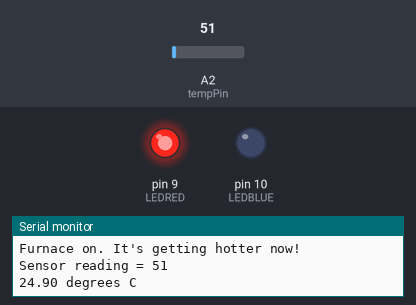
This sketch was run on a simulated Arduino Uno, built with avr-gcc and run on an emulated ATmega328P. On the bench: output pins drawn as LEDs (lit = HIGH), the last lines printed to the serial monitor. Inputs (shaded band) come from the test bench; at power-on: A2 (tempPin) = 51.

Above: at 5.8 s.
5.9 s: A2 (tempPin) set to 57
At 10.3 s:
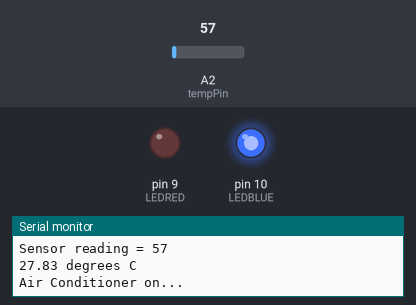
11.9 s: A2 (tempPin) set to 30
At 15.8 s:
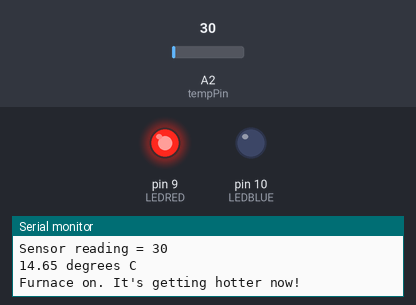
17.9 s: A2 (tempPin) set to 61
At 20.8 s:
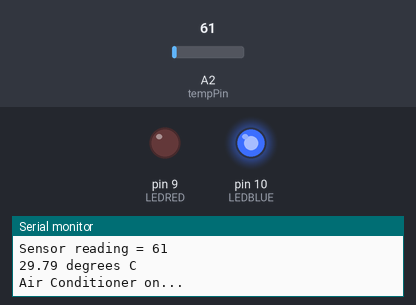
Timing chart, 0 to 22.3 s (numbered marks = the images above; inputs shaded):
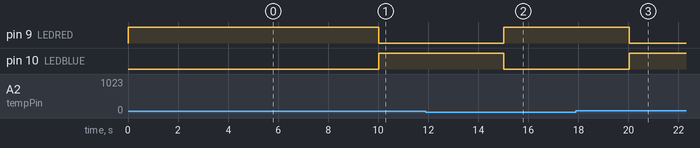

The sketch:

Lab005L42.ino
```cpp
/*
Name:		Lab005L42.ino
Created:	5/30/2018 7:49:17 PM
Author:	chris
*/

int tempPin = A2;		//The temperature sensor is plugged into pin A2 of the Arduino.
int data;				//This will store the data from the sensor.
int waitTime = 5000;	//Wait

int LEDRED = 9;			//LED 9 for RED light
int LEDBLUE = 10;		//LED 10 for RED light

bool heating = false;	//Flag true if heating
bool cooling = false;	//Flag true if cooling

int coolingLimit = 25;	//Lower limit for cooling

void setup(void) {		//The Setup function runs once.
	Serial.begin(9600); //This will enable the Arduino to send data to the Serial monitor.
	pinMode(LEDRED, OUTPUT);
	pinMode(LEDBLUE, OUTPUT);
}

void loop(void) {		//The loop function runs forever.
	data = analogRead(tempPin);				//Read from the temperature sensor
	Serial.print("Sensor reading = ");		//Serial.print displays to the Serial Monitor.
	Serial.println(data);					//This is the raw analog reading

	// Calculate and display temperature.
	double temperatureC = (5.0 * data * 100.0) / 1024;
	Serial.print(temperatureC); Serial.println(" degrees C");

	if (temperatureC < coolingLimit) {
		if (heating == false) { //We don't need to turn it on twice
			Serial.println("Furnace on. It's getting hotter now!");
			digitalWrite(LEDRED, HIGH);
			digitalWrite(LEDBLUE, LOW);
			heating = true;
			cooling = false;
		}
	}
	else
	{
		if (cooling == false) { //We don't need to turn it on twice
			Serial.println("Air Conditioner on...");
			digitalWrite(LEDRED, LOW);
			digitalWrite(LEDBLUE, HIGH);
			cooling = true;
			heating = false;
		}
	}

	delay(waitTime); //Wait waitTime before running again.
}
```

Measured:
- the behaviour switches between 51 and 52 on A2 (tempPin) (found by bisection; images 0 and 1)
- after the input at 5.9 s, pin 9 (LEDRED): HIGH → LOW after 4.1 s; pin 10 (LEDBLUE): LOW → HIGH after 4.1 s
- after the input at 11.9 s, pin 9 (LEDRED): LOW → HIGH after 3.1 s; pin 10 (LEDBLUE): HIGH → LOW after 3.1 s
- after the input at 17.9 s, pin 9 (LEDRED): HIGH → LOW after 2.1 s; pin 10 (LEDBLUE): LOW → HIGH after 2.1 s
